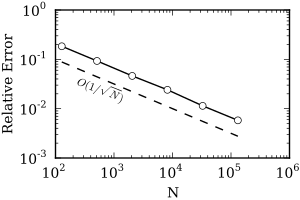

Here is the Python script that generated this plot:
import os
import numpy as np
from numpy import *
from matplotlib import *
from matplotlib.pyplot import *
from matplotlib.backends.backend_pdf import PdfFile, PdfPages, FigureCanvasPdf
import sys
import math

# set up data
N = array([128, 512, 2048, 8192, 32768, 131072])
e = array([1.84e-1, 9.27e-2, 4.61e-2, 2.41e-2, 1.14e-2, 5.80e-3])

line_sqrtN = 1 / np.sqrt(N)

# set up plot
font = {'family':'serif','size':10}
fig = Figure(figsize=(3,2), dpi=80)
ax = fig.add_subplot(111)

# plot log-log
ax.loglog(N,e,c='k',marker='o', ls='-', mfc='w', ms=5, label='')
ax.loglog(N,line_sqrtN,c='k',ls='--', mfc='w', ms=5, label='')
rc('font',**font)
loc = (3*N[0]+N[1])/4

# text on plot
# 1 / sqrt(N)
tex_loc = np.array((loc,N[0]*e[0]/loc))
tex_angle = math.atan2(np.log(np.abs(line_sqrtN[-1]-line_sqrtN[0])),np.log(np.abs(N[-1]-N[0])))*180/math.pi
ax.text(tex_loc[0], tex_loc[1]/3.5,r'$O(1/\sqrt{N})$',fontsize=8,rotation=tex_angle-10,rotation_mode='anchor')
# axis labels
ax.set_ylabel('Relative Error', fontsize=10)
ax.set_xlabel('N', fontsize=10)
fig.subplots_adjust(left=0.185, bottom=0.21, right=0.965, top=0.95)
canvas = FigureCanvasPdf(fig)

# plot to pdf
canvas.print_figure('StokesConvergence.pdf',dpi=80)
